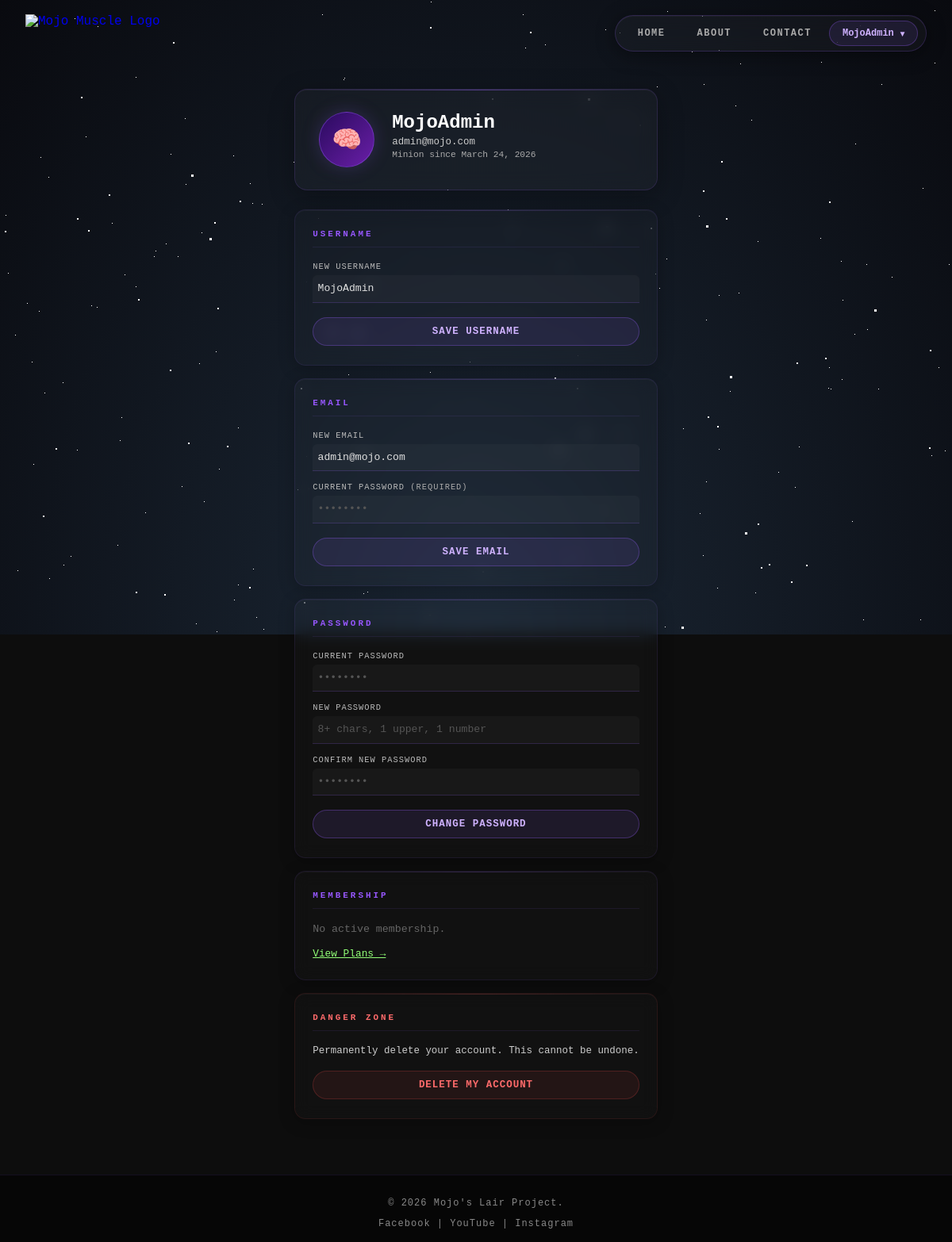
The app's page /profile.php (signed in) with its own data.
### tables this page shows
CREATE TABLE IF NOT EXISTS users (
    id         INT AUTO_INCREMENT PRIMARY KEY,
    username   VARCHAR(50)  NOT NULL UNIQUE,
    email      VARCHAR(100) NOT NULL UNIQUE,
    password   VARCHAR(255) NOT NULL,
    role       ENUM('member','admin') DEFAULT 'member',
    created_at TIMESTAMP DEFAULT CURRENT_TIMESTAMP
);

### profile.php (the view, shortened to what this page needs)
<?php
require_once __DIR__ . '/config/db.php';
$user_id = $_SESSION['user_id'];
$stmt = $conn->prepare("SELECT username, email, created_at FROM users WHERE id=?");
$stmt->bind_param("i", $user_id); $stmt->execute();
$user = $stmt->get_result()->fetch_assoc(); $stmt->close();
$mem = $conn->prepare("SELECT plan, status, start_date, end_date FROM memberships WHERE user_id=? ORDER BY id DESC LIMIT 1");
$mem->bind_param("i", $user_id); $mem->execute();
$membership = $mem->get_result()->fetch_assoc(); $mem->close();
?>
<!DOCTYPE html>
<html lang="en">
<head>
    <link rel="stylesheet" href="assets/css/style.css">
    <link rel="stylesheet" href="assets/css/bg.css">
    <link rel="stylesheet" href="assets/css/inup.css">
    <link rel="stylesheet" href="assets/css/home.css">
    <link rel="stylesheet" href="assets/css/profile.css">
</head>
<body>
<?php include 'bg.php'; ?>
<?php $page = "PROFILE"; include 'navbar.php'; ?>
<div class="profile-wrapper">
    <div class="profile-header">
        <div class="profile-big-avatar">🧠</div>
        <div>
            <h1><?php echo htmlspecialchars($user['username']); ?></h1>
            <p class="email"><?php echo htmlspecialchars($user['email']); ?></p>
            <p class="joined">Minion since <?php echo date('F j, Y', strtotime($user['created_at'])); ?></p>
        </div>
    </div>
    <div class="settings-grid">
        <div class="settings-card">
            <h3>Username</h3>
            <form id="update-username-form">
                <label>New Username</label>
                <input type="text" name="username" value="<?php echo htmlspecialchars($user['username']); ?>" required />
                <button type="submit">SAVE USERNAME</button>
            </form>
        </div>
        <div class="settings-card">
            <h3>Email</h3>
            <form id="update-email-form">
                <label>New Email</label>
                <input type="email" name="email" value="<?php echo htmlspecialchars($user['email']); ?>" required />
                <label>Current Password <small>(required)</small></label>
                <input type="password" name="current_password" placeholder="••••••••" required />
                <button type="submit">SAVE EMAIL</button>
            </form>
        </div>
        <div class="settings-card">
            <h3>Password</h3>
            <form id="reset-password-form">
                <label>Current Password</label>
                <input type="password" name="current_password" placeholder="••••••••" required />
                <label>New Password</label>
                <input type="password" name="new_password" placeholder="8+ chars, 1 upper, 1 number" required />
                <label>Confirm New Password</label>
                <input type="password" name="confirm_password" placeholder="••••••••" required />
                <button type="submit">CHANGE PASSWORD</button>
            </form>
        </div>
        <div class="settings-card">
            <h3>Membership</h3>
            <?php if ($membership):
                $days_left = ($membership['plan'] === 'Free') ? -1 : max(0, (int)((strtotime($membership['end_date']) - time()) / 86400));
            ?>
            <div class="info-row"><span>Plan</span><span><?php echo $membership['plan']; ?></span></div>
            <div class="info-row"><span>Status</span>
                <span style="color:<?php echo $membership['status']==='active'?'#92ff77':'#ff6b6b'; ?>">
                    <?php echo strtoupper($membership['status']); ?>
                </span>
            </div>
            <div class="info-row"><span>Started</span><span><?php echo date('M j, Y', strtotime($membership['start_date'])); ?></span></div>
            <div class="info-row"><span>Expires</span><span><?php echo $membership['plan']==='Free' ? 'Lifetime' : date('M j, Y', strtotime($membership['end_date'])); ?></span></div>
            <div class="info-row">
                <span>Days Left</span>
                <span style="color:<?php echo $days_left === -1 ? '#92ff77' : ($days_left < 7 ? '#ff6b6b' : '#92ff77'); ?>"><?php echo $days_left === -1 ? '∞' : $days_left.'d'; ?></span>
            </div>
            <a href="plans.php" class="upgrade-link" style="color:#92ff77; margin-top:14px; display:inline-block; font-size:0.8rem; font-family:'Courier New',monospace; text-decoration:none;">Change Plan</a>
            <?php else: ?>
            <p style="color:#666; font-size:0.83rem;">No active membership.</p>
            <a href="plans.php" style="color:#92ff77; font-size:0.8rem; font-family:'Courier New',monospace;">View Plans →</a>
            <?php endif; ?>
        </div>
        <div class="settings-card danger-card">
            <h3 style="color:#ff6b6b;">Danger Zone</h3>
            <p>Permanently delete your account. This cannot be undone.</p>
            <button id="delete-account-btn" class="danger-btn">DELETE MY ACCOUNT</button>
        </div>
    </div>
</div>
<?php include 'footer.php'; ?>
</body>
</html>

### Assets/CSS/style.css (style rules this page uses)
*, *::before, *::after { box-sizing: border-box; }
body { font-family: 'Courier New', Courier, monospace; background-color: #0d0d0d; color: #e0e0e0; display: flex; flex-direction: column; min-height: 100vh; margin: 0; }

### Assets/CSS/home.css (style rules this page uses)
.profile-big-avatar { width: 68px; height: 68px; border-radius: 50%; background: linear-gradient(135deg, #2a0a5e, #6a1fa8); border: 1px solid rgba(151,95,255,0.4); display: flex; align-items: center; justify-content: center; font-size: 1.8rem; font-weight: 900; color: #cfb2ff; font-family: 'Courier New', monospace; flex-shrink: 0; box-shadow: 0 0 24px rgba(151,95,255,0.2); }

### Assets/CSS/profile.css (style rules this page uses)
.profile-wrapper { max-width: 980px; margin: 28px auto 70px; padding: 0 20px; }
.profile-header { display: flex; align-items: center; gap: 22px; margin-bottom: 24px; padding: 28px 30px; background: rgba(255,255,255,0.03); backdrop-filter: blur(12px); border: 1px solid rgba(151,95,255,0.15); border-radius: 16px; flex-wrap: wrap; position: relative; overflow: hidden; box-shadow: 0 8px 32px rgba(0,0,0,0.3), inset 0 1px 0 rgba(255,255,255,0.04); }
.profile-header::before { content: ''; position: absolute; top: 0; left: 0; right: 0; height: 1px; background: linear-gradient(90deg, transparent, rgba(151,95,255,0.4), transparent); }
.profile-big-avatar { width: 70px; height: 70px; border-radius: 50%; background: linear-gradient(135deg, #2a0a5e, #6a1fa8); border: 1px solid rgba(151,95,255,0.4); display: flex; align-items: center; justify-content: center; font-size: 1.9rem; font-weight: 900; color: #cfb2ff; font-family: 'Courier New', monospace; flex-shrink: 0; box-shadow: 0 0 24px rgba(151,95,255,0.2); }
.profile-header h1 { font-family: 'Courier New', monospace; font-size: 1.5rem; font-weight: 900; color: #fff; margin: 0 0 4px; }
.profile-header .email { font-family: 'Courier New', monospace; font-size: 0.78rem; color: #ccc; margin: 0 0 3px; }
.profile-header .joined { font-family: 'Courier New', monospace; font-size: 0.7rem; color: #aaa; margin: 0 0 10px; }
.settings-grid { display: grid; grid-template-columns: repeat(auto-fit,minmax(280px,1fr)); gap: 16px; }
.settings-card { background: rgba(255,255,255,0.02); backdrop-filter: blur(10px); border: 1px solid rgba(151,95,255,0.1); border-radius: 14px; padding: 24px 22px; position: relative; overflow: hidden; transition: border-color 0.3s, box-shadow 0.3s; box-shadow: 0 4px 20px rgba(0,0,0,0.25), inset 0 1px 0 rgba(255,255,255,0.03); }
.settings-card::before { content: ''; position: absolute; top: 0; left: 0; right: 0; height: 1px; background: linear-gradient(90deg, transparent, rgba(151,95,255,0.2), transparent); }
.danger-card { border-color: rgba(255,77,77,0.1) !important; }
.danger-card::before { background: linear-gradient(90deg, transparent, rgba(255,77,77,0.2), transparent) !important; }
.settings-card h3 { font-family: 'Courier New', monospace; font-size: 0.68rem; font-weight: 900; color: #9757ff; letter-spacing: 3px; margin: 0 0 18px; text-transform: uppercase; padding-bottom: 10px; border-bottom: 1px solid rgba(151,95,255,0.1); }
.settings-card label { display: block; font-family: 'Courier New', monospace; font-size: 0.65rem; color: #bbb; margin-bottom: 5px; letter-spacing: 1px; text-transform: uppercase; }
.settings-card small { color: #aaa; font-size: 0.65rem; }
.settings-card input { display: block; width: 100%; box-sizing: border-box; background: rgba(255,255,255,0.03); color: #e0e0e0; border: none; border-bottom: 1px solid rgba(151,95,255,0.2); padding: 0.58rem 0.4rem; border-radius: 6px 6px 0 0; font-family: 'Courier New', monospace; font-size: 0.82rem; margin-bottom: 14px; transition: all 0.25s; }
.settings-card input::placeholder { color: #555; }
.settings-card button { width: 100%; padding: 10px; background: rgba(151,95,255,0.1); color: #cfb2ff; border: 1px solid rgba(151,95,255,0.3); border-radius: 40px; font-family: 'Courier New', monospace; font-weight: bold; font-size: 0.78rem; letter-spacing: 1px; cursor: pointer; margin-top: 4px; transition: all 0.25s; }
.danger-btn { background: rgba(255,77,77,0.08) !important; color: #ff6b6b !important; border: 1px solid rgba(255,77,77,0.2) !important; }
.settings-card p { font-family: 'Courier New', monospace; font-size: 0.78rem; color: #ccc; margin-bottom: 14px; }

### records on screen
users: username "MojoAdmin", email "admin@mojo.com", created_at "March 24, 2026"

### other values on screen
$username "MojoAdmin"
